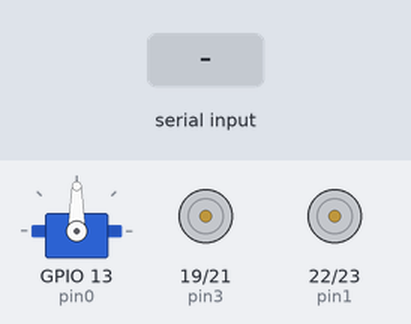
This sketch was run on a simulated ESP32. On the bench: servo, motor-driver pin pairs drawn as motors (green arrow = first pin HIGH = forward, orange = second pin HIGH = backward, longer = more drive). The test bench sets the inputs (shaded band). Nothing arrives over Bluetooth unless stated; what the sketch prints to the serial monitor is not drawn.

Above: at 3.2 s.
3.3 s: "F" received over the second serial link
At 4.5 s:
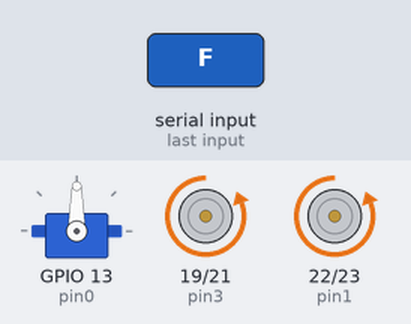
4.8 s: "I" received over the second serial link
At 5.7 s:
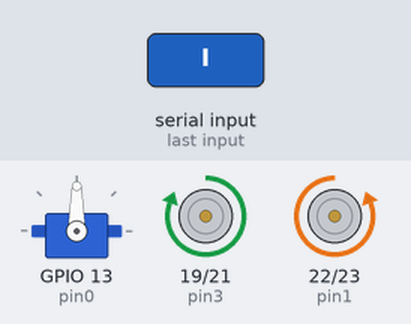
6.3 s: "G" received over the second serial link
At 6.9 s:
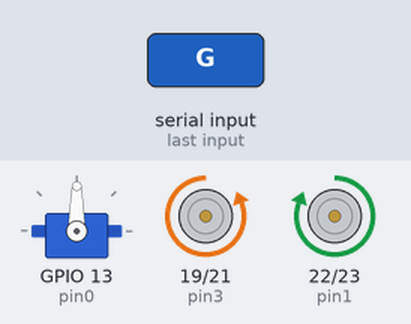
7.8 s: "R" received over the second serial link
At 9.0 s:
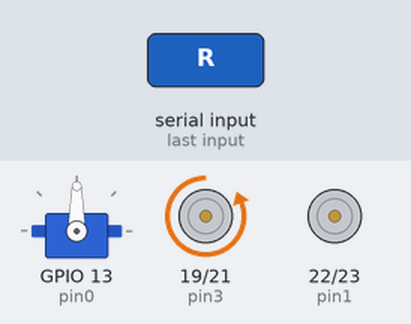
9.3 s: "L" received over the second serial link
At 10.4 s:
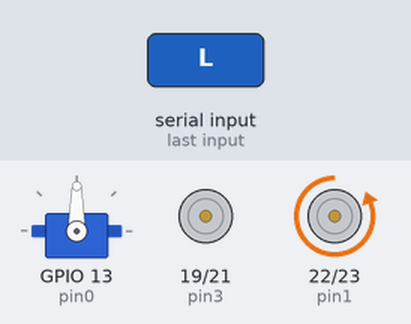
10.8 s: "B" received over the second serial link
At 11.5 s:
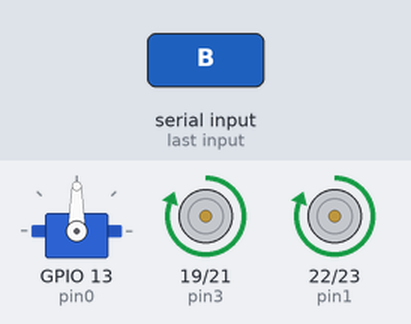
Timing chart, 0 to 13.3 s (numbered marks = the images above; inputs shaded):
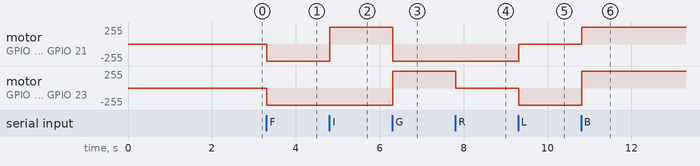

The sketch:

RobotSoccer.ino
```cpp
#include "BluetoothSerial.h"
#include <Servo.h>
#define pin0 13
#define pin1 22
#define pin2 23
#define pin3 19
#define pin4 21
char comando;
BluetoothSerial SerialBT;

Servo servoMotor;

void setup() {
  Serial.begin(9600);
  SerialBT.begin("Carrinho 123");
  servoMotor.attach(pin0);
  pinMode(pin1, OUTPUT);
  pinMode(pin2, OUTPUT);
  pinMode(pin3, OUTPUT);
  pinMode(pin4, OUTPUT);
  Serial.println("Fim Setup");
  delay(2000);
}

void loop() {


  while (SerialBT.available() > 0) {
    comando = SerialBT.read();

    delay(10);

    switch (comando) {
      case 'F':
        {  //move frente
          digitalWrite(pin1, LOW);
          digitalWrite(pin2, HIGH);

          digitalWrite(pin3, LOW);
          digitalWrite(pin4, HIGH);
          break;
        }
      case 'I':
        {  //frente direita

          digitalWrite(pin1, LOW);
          digitalWrite(pin2, HIGH);

          digitalWrite(pin3, HIGH);
          digitalWrite(pin4, LOW);
          break;
        }
      case 'G':
        {  //frente esquerda
          digitalWrite(pin1, HIGH);
          digitalWrite(pin2, LOW);

          digitalWrite(pin3, LOW);
          digitalWrite(pin4, HIGH);
          break;
        }
      case 'R':
        {  //direita
          digitalWrite(pin1, LOW);
          digitalWrite(pin2, LOW);

          digitalWrite(pin3, LOW);
          digitalWrite(pin4, HIGH);
          break;
        }
      case 'L':
        {  //esquerda
          digitalWrite(pin1, LOW);
          digitalWrite(pin2, HIGH);

          digitalWrite(pin3, LOW);
          digitalWrite(pin4, LOW);
          break;
        }
      case 'B':
        {  // ré
          digitalWrite(pin1, HIGH);
          digitalWrite(pin2, LOW);

          digitalWrite(pin3, HIGH);
          digitalWrite(pin4, LOW);
          delay(20);

          break;
        }
      case 'H':
        {  // ré esquerda
          digitalWrite(pin1, LOW);
          digitalWrite(pin2, HIGH);

          digitalWrite(pin3, LOW);
          digitalWrite(pin4, LOW);


          break;
        }
      case 'J':
        {  //ré direita
          digitalWrite(pin1, LOW);
          digitalWrite(pin2, LOW);

          digitalWrite(pin3, LOW);
          digitalWrite(pin4, HIGH);
          break;
        }
      case 'W':
        {  //GOLLLLLL

          servoMotor.write(170);
          delay(500);
          servoMotor.write(20);


          break;
        }
      default:
        {
          digitalWrite(pin1, LOW);
          digitalWrite(pin2, LOW);

          digitalWrite(pin3, LOW);
          digitalWrite(pin4, LOW);
          break;
        }
    }
  }
}
```

Measured:
- after the input at 3.3 s, motor on GPIO 19 (pin3) / GPIO 21 (pin4), motor on GPIO 22 (pin1) / GPIO 23 (pin2): stopped → backward 255/255 at once
- after the input at 4.8 s, motor on GPIO 19 (pin3) / GPIO 21 (pin4): backward 255/255 → forward 255/255 at once
- after the input at 6.3 s, motor on GPIO 19 (pin3) / GPIO 21 (pin4): forward 255/255 → backward 255/255 at once; motor on GPIO 22 (pin1) / GPIO 23 (pin2): backward 255/255 → forward 255/255 at once
- after the input at 7.8 s, motor on GPIO 22 (pin1) / GPIO 23 (pin2): forward 255/255 → stopped at once
- after the input at 9.3 s, motor on GPIO 19 (pin3) / GPIO 21 (pin4): backward 255/255 → stopped at once; motor on GPIO 22 (pin1) / GPIO 23 (pin2): stopped → backward 255/255 at once
- after the input at 10.8 s, motor on GPIO 19 (pin3) / GPIO 21 (pin4): stopped → forward 255/255 at once; motor on GPIO 22 (pin1) / GPIO 23 (pin2): backward 255/255 → forward 255/255 at once
